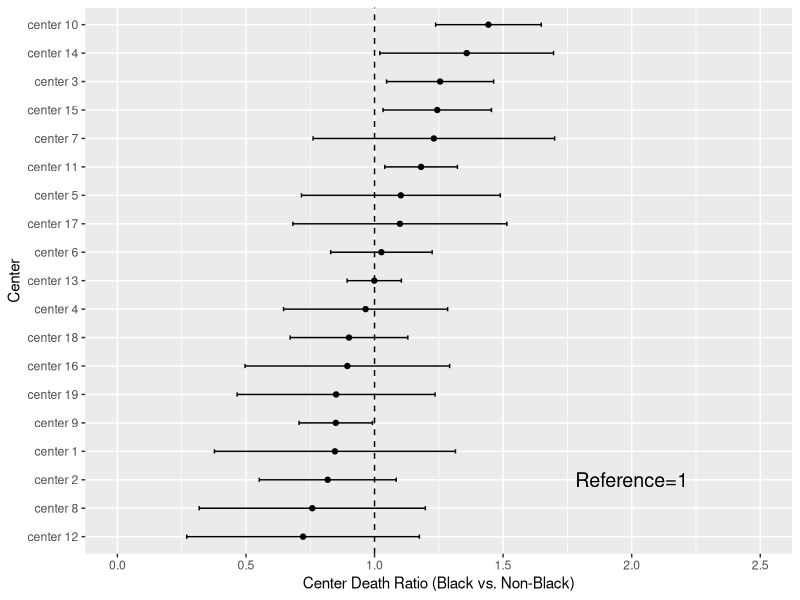

The R source for this figure:
#standardized death ratio differences for black vs non-black
library(ggpubr)
library(dplyr)
set.seed(342)
center <- paste("center",1:19)
x <- rnorm(19, mean=1, sd=0.2)
se <- runif(19, 0.1, 0.5)
lci_x <- x - se
uci_x <- x + se
tmp <- data.frame("center" = center, "d_ratio" = x, "lci"=lci_x, "uci"=uci_x)


myplot <- tmp %>% 
  arrange(d_ratio) %>%
  mutate(center=factor(center, levels=center)) %>%
  ggplot(aes(y=center, x=d_ratio, xmin=lci, xmax=uci)) +
  geom_vline(xintercept=1, linetype="dashed", size=0.5) +
  geom_errorbarh(height=0.15, size=.5) + 
  geom_point(size=1.5) +
  scale_x_continuous(limits=c(0, 2.5)) +
  annotate("text", x=2, y="center 2", label="Reference=1", size=5) +
  labs(x="Center Death Ratio (Black vs. Non-Black)", y="Center")
myplot